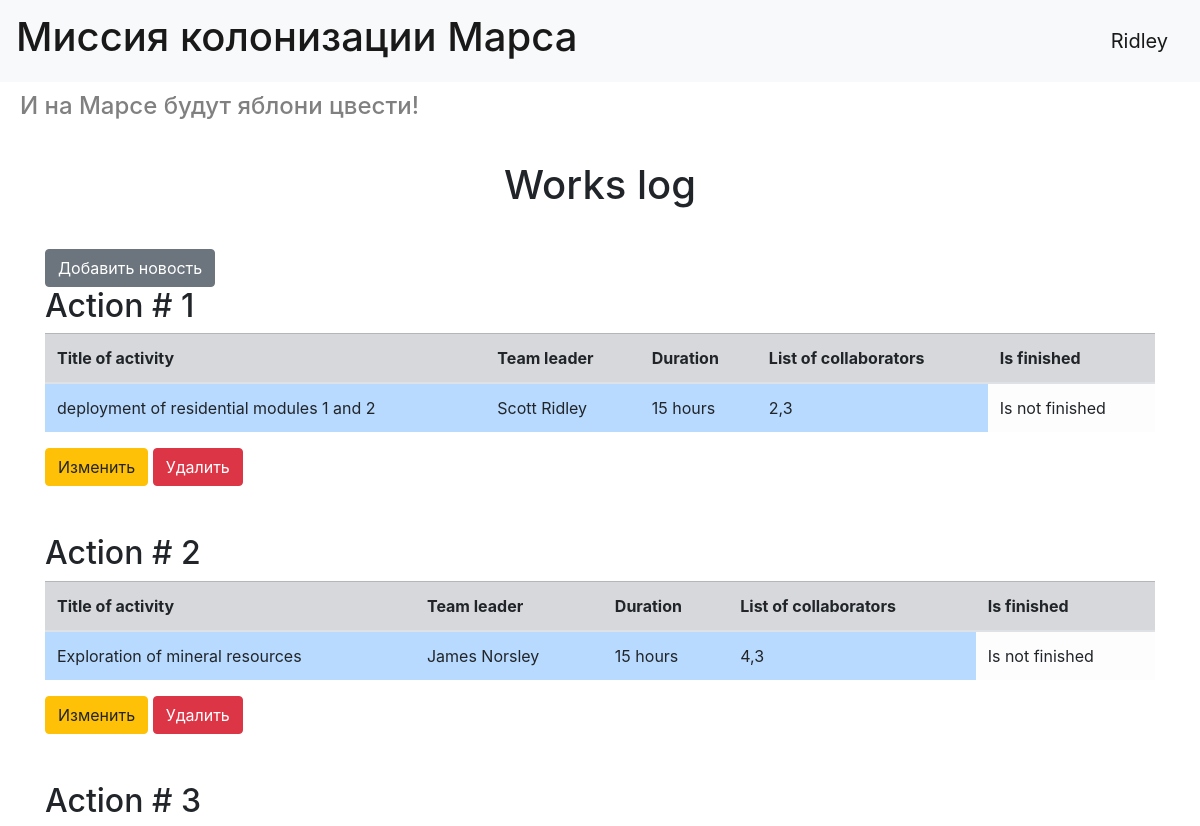
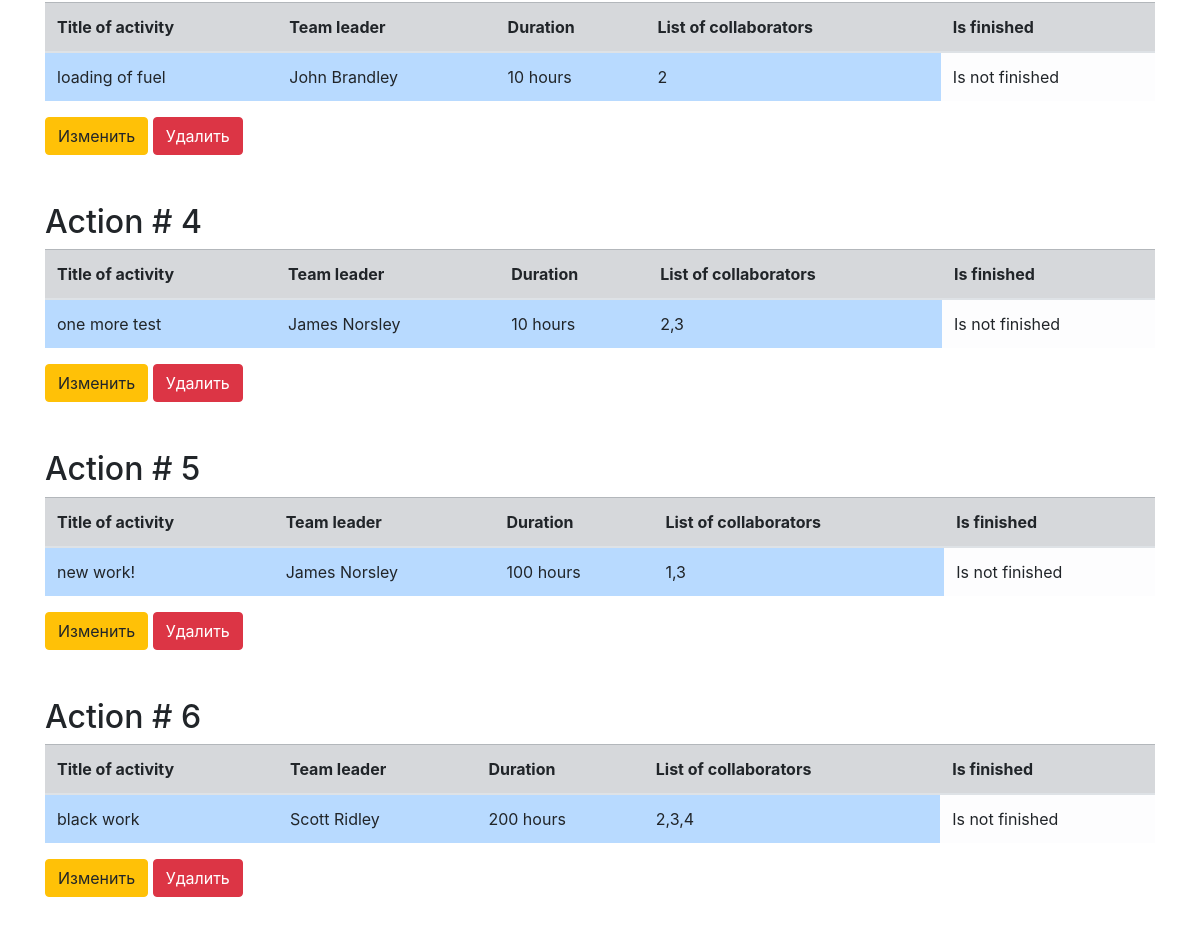
The page / (signed in) on the database its author committed (2 pictures, top to bottom).
### data/users.py (models this page shows, shortened)
class User(SqlAlchemyBase, UserMixin, SerializerMixin):
    __tablename__ = 'users'
    id = sqlalchemy.Column(sqlalchemy.Integer, primary_key=True, autoincrement=True)
    name = sqlalchemy.Column(sqlalchemy.String, nullable=True)
    surname = sqlalchemy.Column(sqlalchemy.String, nullable=True)
    age = sqlalchemy.Column(sqlalchemy.Integer, nullable=True)
    position = sqlalchemy.Column(sqlalchemy.String, nullable=True)
    speciality = sqlalchemy.Column(sqlalchemy.String, nullable=True)
    address = sqlalchemy.Column(sqlalchemy.String, nullable=True)
    email = sqlalchemy.Column(sqlalchemy.String, index=True, unique=True, nullable=False)
    hashed_password = sqlalchemy.Column(sqlalchemy.String, nullable=True)
    created_date = sqlalchemy.Column(sqlalchemy.DateTime, default=datetime.datetime.now)
    jobs = orm.relationship("Jobs", back_populates='user')
    departments = orm.relationship('Department', back_populates='user')

### data/jobs.py (models this page shows, shortened)
class Jobs(SqlAlchemyBase, SerializerMixin):
    __tablename__ = 'jobs'
    id = sqlalchemy.Column(sqlalchemy.Integer, primary_key=True, autoincrement=True)
    team_leader = sqlalchemy.Column(sqlalchemy.Integer, sqlalchemy.ForeignKey('users.id'))
    creater = sqlalchemy.Column(sqlalchemy.String)
    job = sqlalchemy.Column(sqlalchemy.String, nullable=True)
    work_size = sqlalchemy.Column(sqlalchemy.Integer, nullable=True)
    collaborators = sqlalchemy.Column(sqlalchemy.String, nullable=True)
    start_date = sqlalchemy.Column(sqlalchemy.String, nullable=True)
    end_date = sqlalchemy.Column(sqlalchemy.String, nullable=True)
    is_finished = sqlalchemy.Column(sqlalchemy.Boolean, nullable=True, default=False)
    user = orm.relationship("User")

### main.py (the view)
@app.route('/')
def users():
    db_sess = db_session.create_session()
    lst = [i.id for i in db_sess.query(User).filter(User.position == 'captain')]
    return render_template('index.html', jobs=db_sess.query(Jobs), colonists=db_sess.query(User), captains=lst)

### data/db_session.py (called while the page is built)
def create_session() -> Session:
    global __factory
    return __factory()

### main.py (called while the page is built)
@login_manager.user_loader
def load_user(user_id):
    db_sess = db_session.create_session()
    return db_sess.query(User).get(user_id)

### templates/index.html
{% extends "base.html" %}
{% block content %}
<h1 style="text-align: center; margin: 40px">Works log</h1>
{% if current_user.is_authenticated %}
<a href="/job" class="btn btn-secondary">Добавить новость</a>
{% endif %}
{% for job in jobs %}
<h2>Action # {{job.id}}</h2>
<table class="table">
    <thead>
    <tr class="table-secondary">
        <th>Title of activity</th>
        <th>Team leader</th>
        <th>Duration</th>
        <th>List of collaborators</th>
        <th>Is finished</th>
    </tr>
    </thead>
    <tbody>
    <tr>
        <td class="table-primary">{{job.job}}</td>
        {% for colonist in colonists %}
        {% if colonist.id == job.team_leader%}
        <td class="table-primary">{{colonist.surname}} {{colonist.name}}</td>
        {% endif%}
        {% endfor %}
        <td class="table-primary">{{job.work_size}} hours</td>
        <td class="table-primary">{{job.collaborators}}</td>
        {% if job.is_finished == False%}
        <td class="table-light">Is not finished</td>
        {% else %}
        <td class="table-light">Is finished</td>
        {% endif %}
    </tr>
    </tbody>
</table>
{% if job.team_leader == current_user.id or current_user.id in captains%}
<div>
    <a href="/job/{{ job.id }}" class="btn btn-warning">
        Изменить
    </a>
    <a href="/job_delete/{{ job.id }}" class="btn btn-danger">
        Удалить
    </a>
</div>
{% endif %}
<br>
<br>
{% endfor %}
{% endblock %}

### templates/base.html (shortened to what this page needs)
<!doctype html>
<html lang="en">
<head>
    <link rel="stylesheet"
          href="https://stackpath.bootstrapcdn.com/bootstrap/4.4.1/css/bootstrap.min.css"
>
</head>
<body>
<header>
    <nav class="navbar navbar-light bg-light">
        <a class="navbar-brand" href="#"><h1>Миссия колонизации Марса</h1></a>
        {% if current_user.is_authenticated %}
        <a class="navbar-brand" href="/logout">{{ current_user.name }}</a>
        {% else %}
        <p>
            <a class="btn btn-primary " href="/register">Зарегистрироваться</a>
            <a class="btn btn-success" href="/login">Войти</a>
        </p>
        {% endif %}
    </nav>
    <div>
        <h4 style="color: gray; margin: 10px 10px 10px 20px;">И на Марсе будут яблони цвести!</h4>
    </div>
</header>
<main role="main" class="container">
    {% block content %}{% endblock %}
</main>
</body>
</html>

### rows shown on the page
User: name "Ridley", surname "Scott"
Jobs: id "1", job "deployment of residential modules 1 and 2", work_size "15", collaborators "2,3", is_finished "Is not finished"
Jobs: id "2", job "Exploration of mineral resources", work_size "15", collaborators "4,3", is_finished "Is not finished"
User: surname "James", name "Norsley"
Jobs: id "3", job "loading of fuel", work_size "10", collaborators "2", is_finished "Is not finished"
User: surname "John", name "Brandley"
Jobs: id "4", job "one more test", work_size "10", collaborators "2,3", is_finished "Is not finished"
Jobs: id "5", job "new work!", work_size "100", collaborators "1,3", is_finished "Is not finished"
Jobs: id "6", job "black work", work_size "200", collaborators "2,3,4", is_finished "Is not finished"
